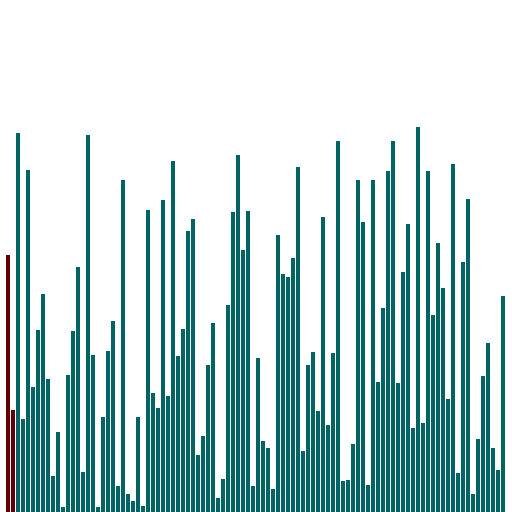
Frame 1 (no input)
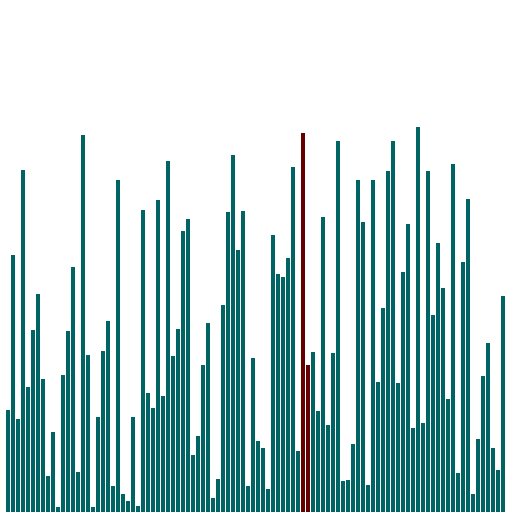
Frame 60 (the mouse pressed at the canvas centre just before this capture)
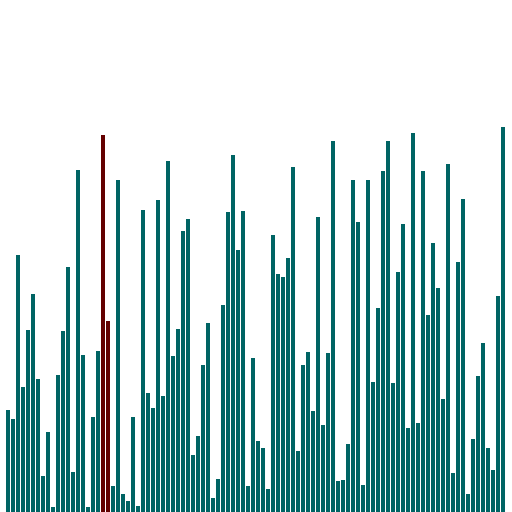
Frame 120 (the mouse held since frame 60 and released just before this capture)

The Processing sketch that drew these frames (run headless with seeded random() and noise(); from frame 60 on, the mouse is pressed at the canvas centre):

// Processing sketch: processing_107778
// ── processing_107778.pde

int SIZE_ARRAY = 100;
int[] myArray;
int aux;
int i = SIZE_ARRAY;
int j = 0;

float columnSize;

void setup(){
    size(512, 512);
    background(255);
    myArray = new int[SIZE_ARRAY];

    for (int i = 0; i<SIZE_ARRAY; i++){
        myArray[i] = (int) random(400);
    }
    
    columnSize = width/SIZE_ARRAY;
    frameRate(1000);
}

void draw(){
    println("i: "+i);
    println("j: "+j);
    background(255);

    for (int k = 0; k < myArray.length; k++){

        stroke(255);
        fill(0,100,100);

        if(k == j || k == j + 1){
          fill(100,0,0);
        }

        rect(k*columnSize + 5, height - myArray[k], columnSize, myArray[k]);
    }
    
    bubbleSort(myArray);
}

void keyPressed(){
    switch (key){
        case 's' :
            i = SIZE_ARRAY;
            j = 0;
            setup();
        break;    
    }
}

void mousePressed(){
    frameRate( frameRate <= 100 ? 1000 : 30);
}

/*======================================
|| Ordenações
=======================================*/

void bubbleSort(int[] vector){
    if(i > 0){
        if(j < i - 1){
            if(vector[j] > vector[j + 1]){
                aux = vector[j];
                vector[j] = vector[j + 1];
                vector[j + 1] = aux;
            }
            j++;
        }else{
            i--;
            j = 0;
        }
    }
}
